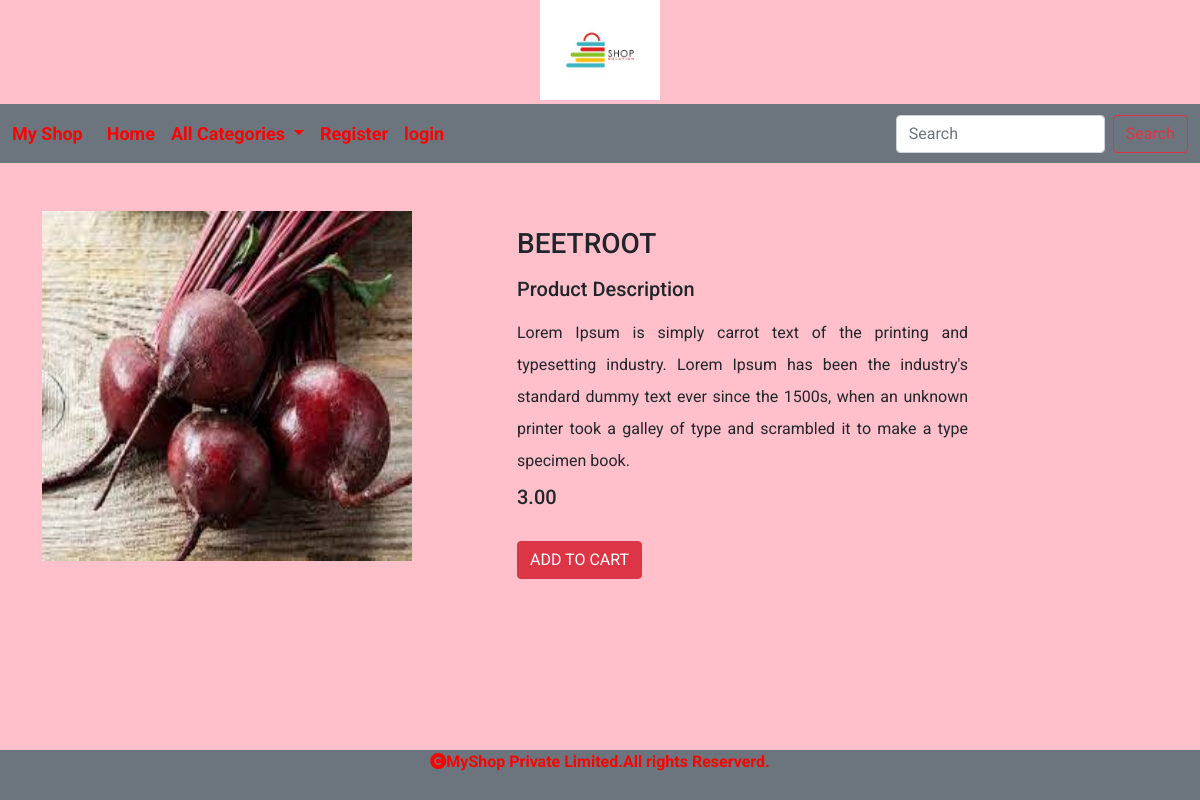
Page /detail/beetroot on the committed database.
### shop/models.py (models this page shows, shortened)
class Product(models.Model):
    pname = models.CharField(max_length=200)
    description = models.TextField()
    image = models.ImageField(upload_to='shop/product', null=True, blank=True)
    price=models.DecimalField(max_digits=10,decimal_places=2)
    category=models.ForeignKey(Category,on_delete=models.CASCADE)
    stock=models.IntegerField()
    available=models.BooleanField(default=True)
    created=models.DateTimeField(auto_now_add=True)
    updated=models.DateTimeField(auto_now=True)

### shop/views.py (the view)
# urls.py: path('detail/<p>',views.detail,name="detail"),
def detail(request,p):
    d=Product.objects.get(pname=p)
    return render(request,'detail.html',{'d':d})

### cart/context_processors.py (called while the page is built, shortened)
def counter(request):
    item_count=0
    return {'count':item_count}

### shop/context_processors.py (called while the page is built)
def menu_links(request):
    links=Category.objects.all()
    return {'links':links}

### templates/detail.html
<!DOCTYPE html>
{% extends 'base.html' %}
{% load static %}
{% block content %}
<div class="container mt-5">
    <div class="row">
        <div class="col-sm-5">
            <img src="{{d.image.url}}" height="350px" width="370px">
        </div>
        <div class="col-sm-5 mt-3">
            <h3 class="text-uppercase mb-3">{{d.pname}}</h3>
            <h5 class="mb-3">Product Description</h5>
            <p class="mb-2" style="text-align:justify;line-height:2">{{d.description}}</p>
            <h5>{{d.price}}</h5>
            {% if  user.is_superuser != True %}
                     {% if d.stock <= 0 %}
                        <h4 class="mt-2">OUT OF STOCK</h4>
                     {% else %}
                    <a href="{% url 'cart:add_to_cart' d.pname %}" class="btn btn-danger mt-4">ADD TO CART</a>
                    {% endif %}
            {% else %}
                    {% if  d.stock <= 0 %}
                        <a href="{% url 'admin:index'  %}" class="btn btn-danger mt-4">ADD STOCK</a>
                    {% endif %}
            {% endif %}
        </div>
    </div>
</div>
{% endblock %}

### static/css/style.css (style rules this page uses)
body { background-color:pink; font-family: 'Roboto', sans-serif; }

### rows in the picture
Product: image (picture), pname "BEETROOT", description "Lorem Ipsum is simply carrot text of the printing and typesetting industry. Lorem Ipsum has been the industry's standard dummy text ever since the 1500s, when an unknown printer took a galley of type and scrambled it to make a type specimen book.", price "3.00"
